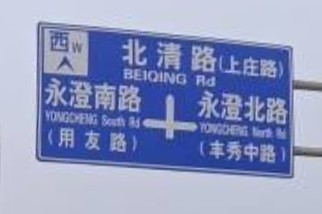
#> input picture board_scanner/src.png, 322 x 214 px
$ python board_scanner.py
#> lines starting #> are read from the running program, lines starting #| are printed output that depends on the picture; after the words box and inside, x2 and y2 are one past the last pixel; in counts of white or black regions, pixels touching at a corner belong together
#!/usr/local/bin/python3

# A naive board scanner for this very image.

import numpy as np
import cv2 as cv
import math


def line_intersect(rhoA, thetaA, rhoB, thetaB):
    Ax1, Ay1, Ax2, Ay2 = line_polar_to_xy(rhoA, thetaA)
    Bx1, By1, Bx2, By2 = line_polar_to_xy(rhoB, thetaB)

    d = (By2 - By1) * (Ax2 - Ax1) - (Bx2 - Bx1) * (Ay2 - Ay1)
    if d:
        uA = ((Bx2 - Bx1) * (Ay1 - By1) - (By2 - By1) * (Ax1 - Bx1)) / d
        uB = ((Ax2 - Ax1) * (Ay1 - By1) - (Ay2 - Ay1) * (Ax1 - Bx1)) / d
    else:
        return
    if not(0 <= uA <= 1 and 0 <= uB <= 1):
        return
    x = Ax1 + uA * (Ax2 - Ax1)
    y = Ay1 + uA * (Ay2 - Ay1)

    return x, y


def line_polar_to_xy(rho, theta):
    a = math.cos(theta)
    b = math.sin(theta)
    x0 = a * rho
    y0 = b * rho
    return (int(x0 + 1000*(-b)), int(y0 + 1000*(a)), int(x0 - 1000*(-b)), int(y0 - 1000*(a)))


def four_point_transform(image, rect):
    (tl, tr, br, bl) = rect

    widthA = np.sqrt(((br[0] - bl[0]) ** 2) + ((br[1] - bl[1]) ** 2))
    widthB = np.sqrt(((tr[0] - tl[0]) ** 2) + ((tr[1] - tl[1]) ** 2))
    maxWidth = max(int(widthA), int(widthB))

    heightA = np.sqrt(((tr[0] - br[0]) ** 2) + ((tr[1] - br[1]) ** 2))
    heightB = np.sqrt(((tl[0] - bl[0]) ** 2) + ((tl[1] - bl[1]) ** 2))
    maxHeight = max(int(heightA), int(heightB))

    rect = np.array([
        [rect[0][0], rect[0][1]],
        [rect[1][0], rect[1][1]],
        [rect[2][0], rect[2][1]],
        [rect[3][0], rect[3][1]]], dtype = "float32")

    dst = np.array([
        [0, 0],
        [maxWidth - 1, 0],
        [maxWidth - 1, maxHeight - 1],
        [0, maxHeight - 1]], dtype = "float32")

    M = cv.getPerspectiveTransform(rect, dst)
    return cv.warpPerspective(image, M, (maxWidth, maxHeight))


###


# Edge detection
rgb = cv.imread('./src.png')
#> rgb is the input picture: shape (214, 322, 3); mean B, G, R 191.5, 151.3, 141.3
gray = cv.cvtColor(rgb, cv.COLOR_BGR2GRAY)
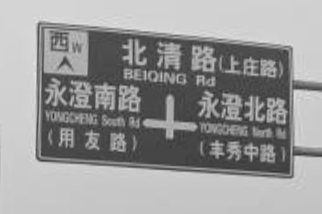
#> gray: shape (214, 322); min 47, max 227, mean 153
blured = cv.GaussianBlur(gray, (7, 7), 0)
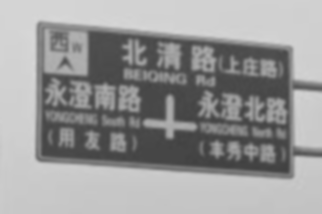
#> blured: shape (214, 322); min 64, max 215, mean 153
edged = cv.Canny(blured, 75, 180)
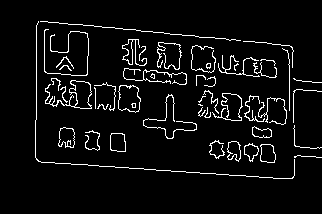
#> edged: shape (214, 322); 5.6% white in thin lines or dots, all inside (x1, y1, x2, y2) = (35, 21, 322, 179)

# Identify lines using Hough transform
lines = cv.HoughLines(edged, 1, np.pi / 60, 50, None, 0, 0)
#> lines = 28 rows, first 8: [15, 1.68], [36, 0], [48, 1.68], [93, 1.68], [162, 1.62], [160, 1.62], [109, 1.36], [92, 1.47]

# Find four outermost lines
left = [math.inf, 0]
top = [math.inf, 0]
right = [0, 0]
bottom = [0, 0]
for line in lines:
    rho = line[0][0]
    theta = line[0][1]
    if np.pi / 4 < theta < np.pi / 4 * 3:   # Horizontal line
        if abs(rho) < abs(top[0]):
            top[0] = rho
            top[1] = theta
        if abs(rho) > abs(bottom[0]):
            bottom[0] = rho
            bottom[1] = theta
    else:                                   # Vertical line
        if abs(rho) < abs(left[0]):
            left[0] = rho
            left[1] = theta
        if abs(rho) > abs(right[0]):
            right[0] = rho
            right[1] = theta
#> this loop made 28 passes
#> (rho, theta) on passes 1 to 12: (15, 1.68), (36, 0), (48, 1.68), (93, 1.68), (162, 1.62), (160, 1.62), (109, 1.36), (92, 1.47), (103, 1.62), (100, 1.62), (-54, 2.36), (99, 1.41)
#> after the loop, bottom = [162, 1.62]; left = [36, 0]; right = [289, 0]; top = [15, 1.68]

# Solve four corners
corners = [
    line_intersect(left[0], left[1], top[0], top[1]),
    line_intersect(right[0], right[1], top[0], top[1]),
    line_intersect(right[0], right[1], bottom[0], bottom[1]),
    line_intersect(left[0], left[1], bottom[0], bottom[1])
]
#> in line_polar_to_xy, `a = math.cos(theta)`: a = 1
#> in line_polar_to_xy, `b = math.sin(theta)`: b = 0
#> in line_polar_to_xy, `x0 = a * rho`: x0 = 36
#> in line_polar_to_xy, `y0 = b * rho`: y0 = 0
#> in line_intersect, `Ax1, Ay1, Ax2, Ay2 = line_polar_to_xy(rhoA, thetaA)`: Ax1 = 36; Ay1 = 1000; Ax2 = 36; Ay2 = -1000
#> in line_intersect, `Bx1, By1, Bx2, By2 = line_polar_to_xy(rhoB, thetaB)`: Bx1 = -996; By1 = -89; Bx2 = 992; By2 = 119
#> in line_intersect, `d = (By2 - By1) * (Ax2 - Ax1) - (Bx2 - Bx1) * (Ay2 - Ay1)`: d = 3976000
#> in line_intersect, `uA = ((Bx2 - Bx1) * (Ay1 - By1) - (By2 - By1) * (Ax1 - Bx1)) / d`: uA = 0.491
#> in line_intersect, `uB = ((Ax2 - Ax1) * (Ay1 - By1) - (Ay2 - Ay1) * (Ax1 - Bx1)) / d`: uB = 0.519
#> in line_intersect, `x = Ax1 + uA * (Ax2 - Ax1)`: x = 36
#> in line_intersect, `y = Ay1 + uA * (Ay2 - Ay1)`: y = 18.98
#> corners = [(36, 18.98), (289, 45.45), (289, 177.1), (36, 163.8)]

# Transform and save
warped = four_point_transform(rgb, corners)
#> in four_point_transform, `(tl, tr, br, bl) = rect`: tl = (36, 18.98); tr = (289, 45.45); br = (289, 177.1); bl = (36, 163.8)
#> in four_point_transform, `widthA = np.sqrt(((br[0] - bl[0]) ** 2) + ((br[1] - bl[1]) ** 2))`: widthA = 253.3
#> in four_point_transform, `widthB = np.sqrt(((tr[0] - tl[0]) ** 2) + ((tr[1] - tl[1]) ** 2))`: widthB = 254.4
#> in four_point_transform, `maxWidth = max(int(widthA), int(widthB))`: maxWidth = 254
#> in four_point_transform, `heightA = np.sqrt(((tr[0] - br[0]) ** 2) + ((tr[1] - br[1]) ** 2))`: heightA = 131.7
#> in four_point_transform, `heightB = np.sqrt(((tl[0] - bl[0]) ** 2) + ((tl[1] - bl[1]) ** 2))`: heightB = 144.9
#> in four_point_transform, `maxHeight = max(int(heightA), int(heightB))`: maxHeight = 144
#> in four_point_transform, `rect = np.array([ [rect[0][0], rect[0][1]], [rect[1][0], rect[1][1]], ..`: rect = [[36, 18.98], [289, 45.45], [289, 177.1], [36, 163.8]]
#> in four_point_transform, `dst = np.array([ [0, 0], [maxWidth - 1, 0], [maxWidth - 1, maxHeight -..`: dst = [[0, 0], [253, 0], [253, 143], [0, 143]]
#> in four_point_transform, `M = cv.getPerspectiveTransform(rect, dst)`: M = [[0.897, 8.42e-18, -32.31], [-0.102, 0.975, -14.82], [-0.000355, 0, 1]]
#> in four_point_transform, `return cv.warpPerspective(image, M, (maxWidth, maxHeight))`:
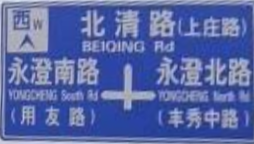
#> returned value: shape (144, 254, 3); mean of channels 0, 1, 2 165.5, 104, 88.7; drawn as B, G, R
cv.imwrite('./dst.png', warped)
